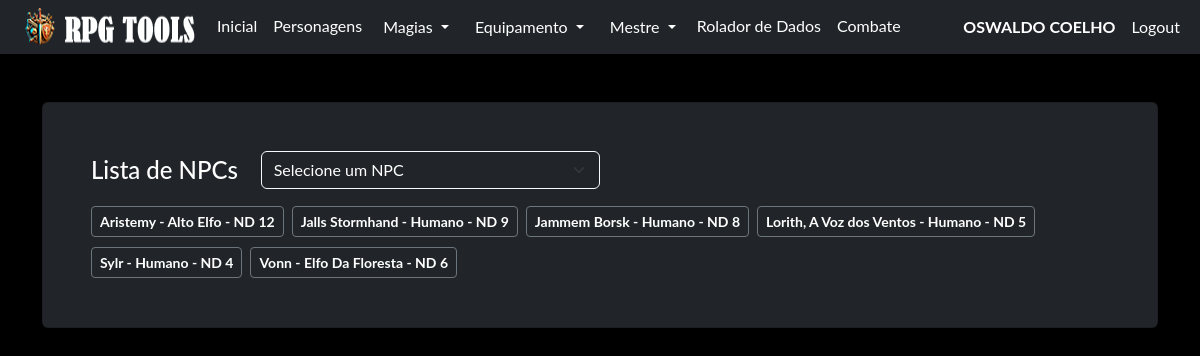
The page /npc/ (signed in) on the database as committed earlier.
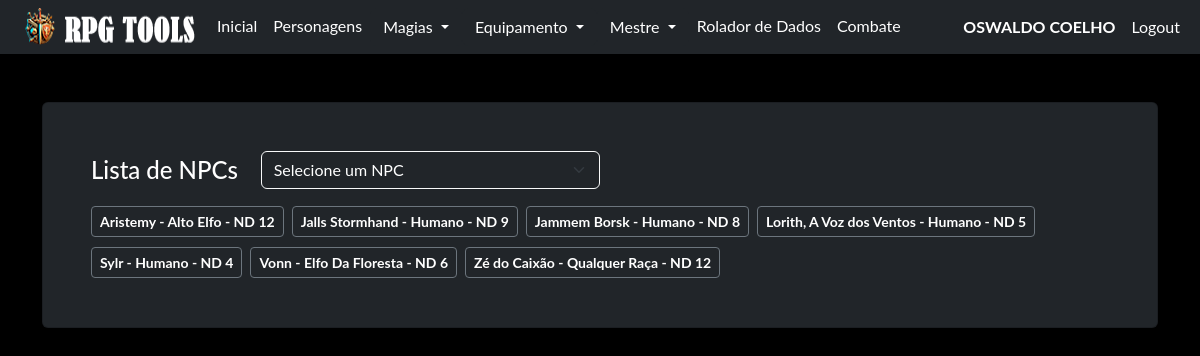
The same page on the database as committed later.
### model/user_model.py (models this page shows, shortened)
class User(db.Model, UserMixin):
    __tablename__ = "user"
    id = db.Column('id', db.Integer, primary_key=True)
    nome = db.Column('nome', db.String(150))
    sobrenome = db.Column('sobrenome', db.String(150))
    email = db.Column('email', db.String(50), unique=True)
    telefone = db.Column('telefone', db.String(15), unique=True, nullable=False)
    login = db.Column('login', db.String(50), unique=True, nullable=False)
    senha = db.Column('senha', db.String(550), nullable=False)
    tipo = db.Column('tipo', db.String(25), nullable=False, default="none")
    personagens = db.relationship("Personagem", foreign_keys=[Personagem.id_user], back_populates="user")

### model/personagens_model.py (models this page shows, shortened)
class Personagem(db.Model):
    __tablename__ = "personagens"
    id = db.Column(db.Integer, primary_key=True)
    id_user = db.Column(db.Integer, db.ForeignKey('user.id'))
    ficha = db.Column(db.JSON, nullable=False)
    nome = db.Column(db.String(150), nullable=False)
    tipo = db.Column(db.String(25), nullable=False, default="não informado")
    user = db.relationship("User", foreign_keys=[id_user], back_populates="personagens")
    @classmethod
    def npcs_id(cls, id_user, id=None):
        query = cls.query.filter_by(id_user=id_user, tipo="NPC")
        if id is not None:
            query = query.filter_by(id=id)
        query = query.order_by(cls.nome.asc())
        return query.all()

### routes/npc.py (the view)
@blueprint_npc.route('/', methods=['GET', 'POST'])
def npc_index():
    if request.method == 'GET':
        npcs = Personagem.npcs_id(id_user=current_user.id)
        return render_template('npc.html', npcs = npcs)
    if request.method == 'POST':
        return redirect('/')

### routes/login.py (called while the page is built)
@login_manager.user_loader
def get_user(id):
    return User.query.get(id)

### templates/npc.html (shortened to what this page needs)
{% extends 'base.html' %}
{% block conteudo %}
    {% if current_user.is_authenticated %}
    <div class="card shadow p-5 bg-dark text-white-50 no-margin">
        <div class="d-flex align-items-center mb-3">
            <h4 class="text-white col-md-2 mb-0">Lista de NPCs</h4>
            <div class="col-md-4">
                <select id="npc-select" class="form-select bg-dark text-white border-light">
                    <option value="" disabled selected>Selecione um NPC</option>
                </select>
            </div>
        </div>
        <div class="d-flex flex-wrap gap-2">
        {% for npc in npcs %}
        <p>
            <button type="button" class="btn btn-outline-secondary btn-sm" data-bs-toggle="modal" data-bs-target="#exampleModal{{ npc.id }}"> <strong class="text-white"> {{npc.ficha['nome']}} - {{npc.ficha['raca']}} - ND {{npc.ficha['nd']}}</strong> </button>
        </p>
        {% endfor %}
        </div>
    </div>
    <br>
    {% endif %}
{% endblock %}

### templates/base.html (shortened to what this page needs)
<!doctype html>
<html lang="pt-BR">
  <head>
    <link rel="stylesheet" href="{{ url_for('static', filename='css/bootstrap.min.css') }}">
    <link rel="stylesheet" href="{{ url_for('static', filename='css/custom.css') }}">
  </head>
  <body class="bg-black font_rpg">
    <nav class="navbar navbar-expand-lg navbar bg-dark"  data-bs-theme="dark">
        <div class="container-fluid">
            <ul class="navbar-nav">
              <img src="/static/imagem/logo35.png"/>
              {% if current_user.is_authenticated %}
              <li class="nav-item"><a class="nav-link active mb-0 h1 text-white" href="/">Inicial</a> </li>
              <li class="nav-item"><a class="nav-link active mb-0 h1 text-white" href="/pj/">Personagens</a> </li>
              <li class="nav-item">
                <div class="dropdown">
                  <button class="btn btn-dark dropdown-toggle" type="button" data-bs-toggle="dropdown" aria-expanded="false">
                    Magias
                  </button>
                </div>
              </li>
              <li class="nav-item">
                <div class="dropdown">
                  <button class="btn btn-dark dropdown-toggle" type="button" data-bs-toggle="dropdown" aria-expanded="false">
                    Equipamento
                  </button>
                </div>
              </li>
              <li class="nav-item">
                <div class="dropdown">
                  <button class="btn btn-dark dropdown-toggle" type="button" data-bs-toggle="dropdown" aria-expanded="false">
                    Mestre
                  </button>
                </div>
              </li>
              <li class="nav-item"><a class="nav-link active mb-0 h1 text-white" href="/rolador/">Rolador de Dados</a> </li>
              <li class="nav-item"><a class="nav-link active mb-0 h1 text-white" href="#">Combate</a> </li>
              {% endif %}
            </ul>
              <ul class="navbar-nav ms-auto">
              {% if current_user.is_authenticated %}
                <li class="nav-item"><p class="nav-link active mb-0 h1 text-white"><b> {{current_user.nome}} {{current_user.sobrenome}}</b></p> </li>
                <li class="nav-item"><a class="nav-link active mb-0 h1 text-white" href="/logout">Logout</a> </li>
              {% else %}
                <li class="nav-item"><a class="nav-link active mb-0 h1 text-white" href="/login">Login</a> </li>
                <li class="nav-item"><a class="nav-link active mb-0 h1 text-white" href="/login/register">Register</a> </li>
              {% endif %}
              </ul>
        </div>
    </nav>
    <div class="container">
      <br>
      <br>
        {% block conteudo %}
        {% endblock %}
        <br>
        <br>
        <br>
        <br>
    </div>
  </body>

### static/css/custom.css (style rules this page uses)
.font_rpg { font-family: "Lato", "Helvetica Neue", Helvetica, Arial, sans-serif; }
.no-margin p { margin-top: 1px; margin-bottom: 1px; }
::placeholder { color: #adb5bd; opacity: 1; }

Rows that differ between the two databases and show on the page:
added Personagem: ficha.nome "Zé do Caixão", ficha.raca "Qualquer Raça", ficha.nd "12"
